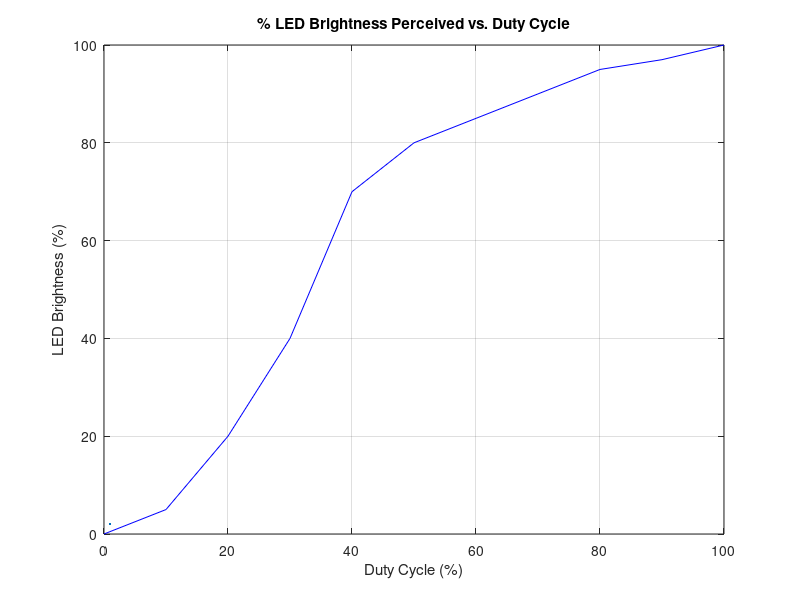

Reproduce this figure in MATLAB.
%% WES 237A Assignment 1 Question 5 Plot
% Kevin Vo
% Shaowen Wang

clc
clear all
close all

%% Relationship of % Brightness vs. Duty Cycle

figure()

% LED Brightness Percentage Perceived by Human Eye (0%-100%)
led = [0,5,20,40,70,80,85,90,95,97,100];

% Duty Cycle Percentage Stepped through (0%-100%)
duty_cycle = [0 100:100:1000]/10;

plot(duty_cycle,led,'b',LineWidth=2)

title('% LED Brightness Perceived vs. Duty Cycle')
ylabel('LED Brightness (%)');
xlabel('Duty Cycle (%)');
grid on;